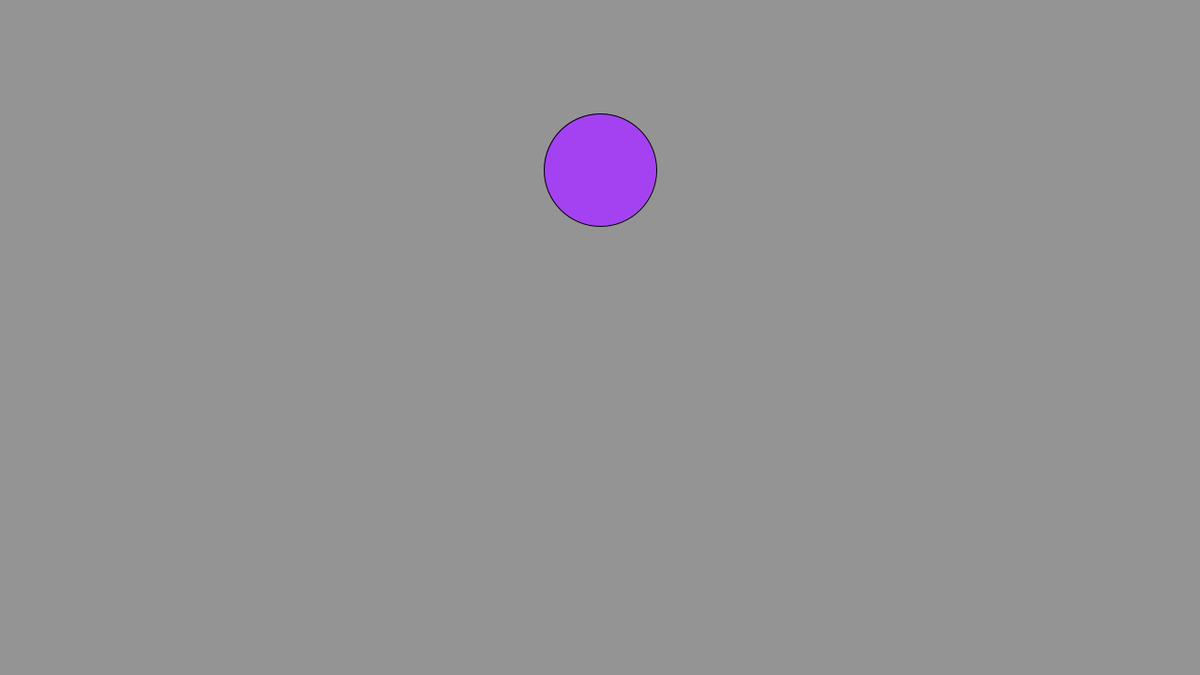
Frame 1 (no input)
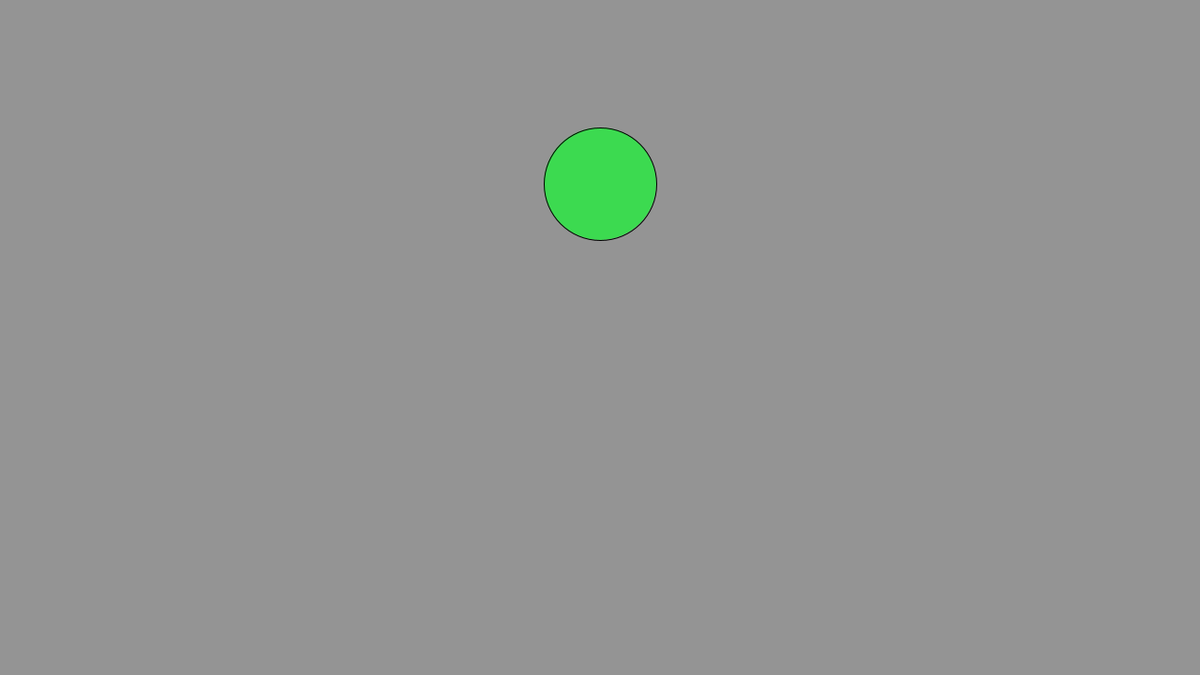
Frame 60 (the mouse pressed at the canvas centre just before this capture)
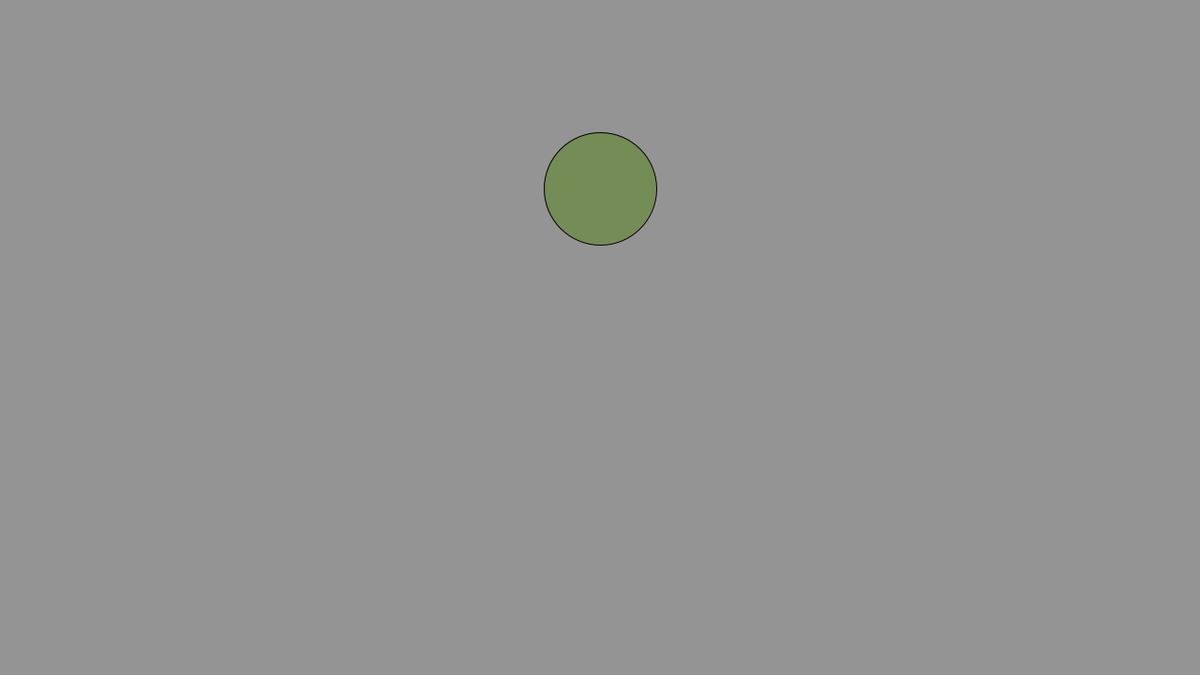
Frame 120 (the mouse held since frame 60 and released just before this capture)

The Processing sketch that drew these frames (run headless with seeded random() and noise(); from frame 60 on, the mouse is pressed at the canvas centre):

// Processing sketch: sketch_17_Class_Bouncing_Ball_of_Gravity
// ── sketch_17_Class_Bouncing_Ball_of_Gravity.pde
Ball ball;

void setup() {
  size(1280, 720);
  
  ball = new Ball();
}

void draw() {
  background(148);
  
  ball.update();
  ball.drawBall();
}
// ── Ball.pde
class Ball{
  private PVector position;
  private PVector velocity;
  private final PVector g;
  private float radius;
  private color colorRan;
  
  public Ball() {
    this.position = new PVector(width/2, height*0.25);
    this.velocity = new PVector(0, 0);
    this.g = new PVector(0, 1);
    this.radius = 60;
    this.colorRan = color(random(255), random(255), random(255));
  }
  
  public void drawBall() {
    fill(colorRan);
    ellipse(position.x, position.y, radius*2, radius*2);
  }
  
  public void update() {
    velocity.add(g);
    position.add(velocity);
    
    if (position.y-radius < 0 || position.y+radius > height) {
      velocity.y *= -1;
      position.y = height - radius;
      colorRan = color(random(255), random(255), random(255));
    }
  }
}
